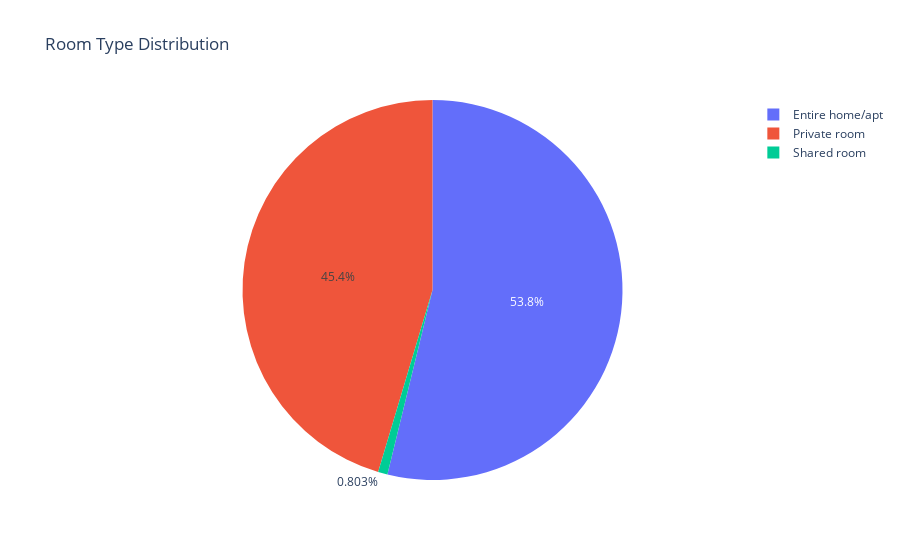

Notebook source saved alongside this figure:
### Markdown cell above
# 5.Pie Chart-Plotly
This code creates a pie chart using Plotly Express, where each slice of the pie represents the proportion of each room type in the dataset. A pie chart showing the distribution of room types of dtaframe df_1.

### Code cell
room_type_distribution = df_1['room_type'].value_counts().reset_index()
fig = px.pie(room_type_distribution, values='room_type', names='index', title='Room Type Distribution')
fig.show()

### Figure 1 — Plotly figure (JSON) as saved in the notebook; plotly's stock layout.template omitted (floating-point values rounded to 4 significant figures)
{"data": [{"domain": {"x": [0, 1], "y": [0, 1]}, "hovertemplate": "index=%{label}<br>room_type=%{value}<extra></extra>", "labels": ["Entire home/apt", "Private room", "Shared room"], "legendgroup": "", "name": "", "showlegend": true, "type": "pie", "values": [134, 113, 2]}], "layout": {"legend": {"tracegroupgap": 0}, "title": {"text": "Room Type Distribution"}}}
